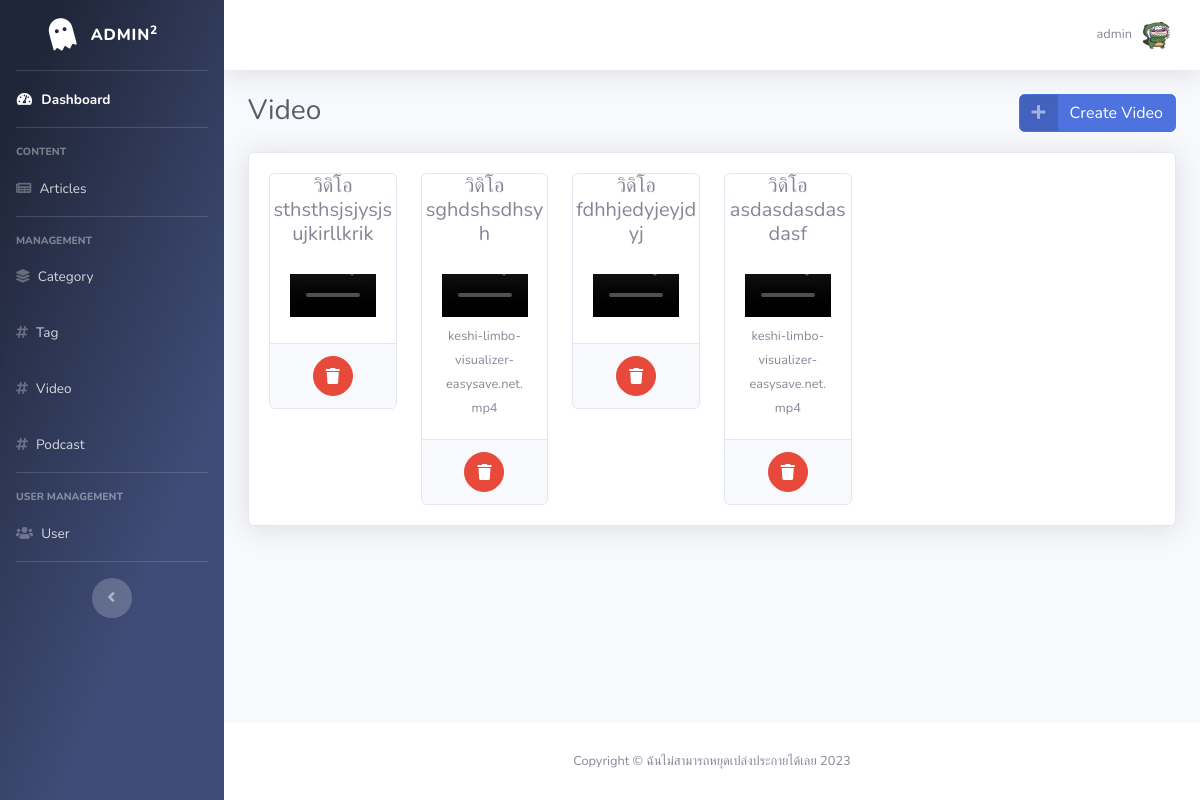
The app's page /backend/video.php (signed in) with its own data.
### tables this page shows
CREATE TABLE `videos` (
  `id` int(11) NOT NULL,
  `name` varchar(255) DEFAULT NULL,
  `v_title` varchar(255) NOT NULL,
  `videoUrl` varchar(255) DEFAULT NULL,
  `location` varchar(255) DEFAULT NULL
);

### backend/video.php (the view, shortened to what this page needs)
<?php
$userRole = $_SESSION['role'];
include("connect/connect.php");
?>
<!DOCTYPE html>
<html lang="en">
<head>
    <link href="vendor/fontawesome-free/css/all.min.css" rel="stylesheet" type="text/css">
    <link href="css/sb-admin-2.css" rel="stylesheet">
</head>
<body id="page-top">
    <div id="wrapper">
        <?php include('./components/sidebar.php') ?>
        <div id="content-wrapper" class="d-flex flex-column">
            <div id="content">
                <?php include('./components/topbar.php') ?>
                <div class="container-fluid">
                    <div class="d-flex justify-content-between">
                        <h1 class="h3 mb-4 text-gray-800">Video</h1>
                        <div>
                            <a href="#" data-toggle="modal" data-target="#createModal" class="btn btn-primary btn-icon-split">
                                <span class="icon text-white-50">
                                    <i class="fas fa-plus"></i>
                                </span>
                                <span class="text">Create Video</span>
                            </a>
                        </div>
                    </div>
                    <div class="card shadow mb-4">
                        <div class="card-body">
                            <div class="row">
                                <?php
                                $fetchVideos = mysqli_query($conn, "SELECT * FROM videos ORDER BY id DESC");
                                while ($row = mysqli_fetch_assoc($fetchVideos)) {
                                    $location = $row['location'];
                                    $Vidname = $row['v_title'];
                                    $VName = $row['name'];
                                ?>
                                    <div class="col-2">
                                        <div class="card text-center d-flex justify-content-center">
                                            <h5>วิดิโอ <?php echo $Vidname; ?></h5>
                                            <div class="card-body">
                                                <video src='uploads/videos/<?php echo $location; ?>' class="img-fluid" controls height='320px'></video>
                                                <small><?php echo $VName ?></small>
                                            </div>
                                            <div class="card-footer">
                                                <?php if ($userRole == '1') { ?>
                                                    <a href="#delModal" class="btn btn-danger btn-circle trash" data-id="<?php echo $row['id'] ?>" role="button" data-toggle="modal" data-name="<?php echo $row['name'] ?>">
                                                        <i class="fas fa-trash"></i>
                                                    </a>
                                                <?php } ?>
                                            </div>
                                        </div>
                                    </div>
                                <?php
                                }
                                ?>
                            </div>
                        </div>
                    </div>
                </div>
            </div>
            <footer class="sticky-footer bg-white">
                <div class="container my-auto">
                    <div class="copyright text-center my-auto">
                        <span>Copyright &copy; ฉันไม่สามารถหยุดเปล่งประกายได้เลย <?php echo date("Y"); ?></span>
                    </div>
                </div>
            </footer>
        </div>
    </div>
</body>
</html>

### records on screen
videos: v_title "sthsthsjsjysjsujkirllkrik"
videos: v_title "sghdshsdhsyh", name "keshi-limbo-visualizer-easysave.net.mp4"
videos: v_title "fdhhjedyjeyjdyj"
videos: v_title "asdasdasdasdasf", name "keshi-limbo-visualizer-easysave.net.mp4"

### other values on screen
$_SESSION['username'] "admin"
